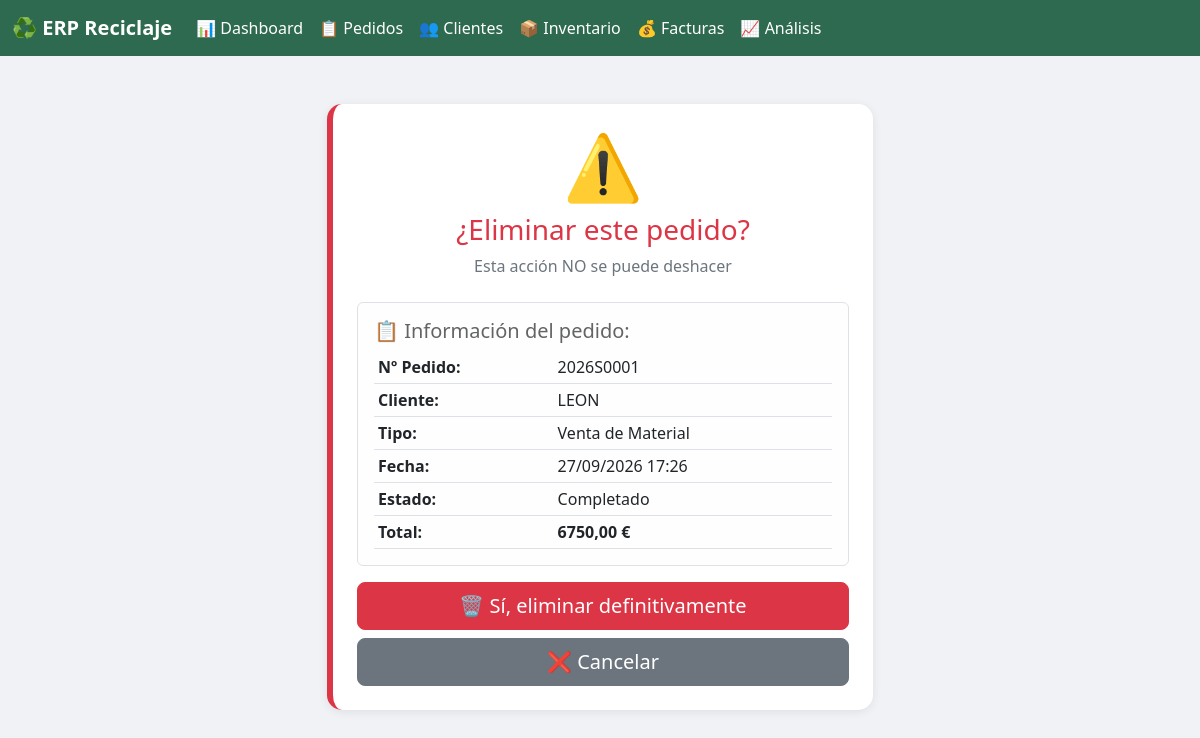
The app's page /pedidos/2/eliminar/ (signed in) with its own data.
### pedidos/models.py (models this page shows, shortened)
class Pedido(models.Model):
    TIPO_OPERACION = [
        ('VENTA_MAT', 'Venta de Material'),
        ('COMPRA_MAT', 'Compra de Material'),
        ('MAQUILA', 'Maquila'),
    ]
    ESTADO_PEDIDO = [
        ('PREVISION','Previsión (sin material)'),
        ('PENDIENTE', 'Pendiente'),
        ('PROCESANDO', 'Procesando'),
        ('COMPLETADO', 'Completado'),
        ('CANCELADO', 'Cancelado'),
    ]
    INCOTERM_CHOICES = [
        ('', '-- Sin incoterm --'),
        ('EXW', 'EXW - En fábrica'),
        ('FOB', 'FOB - Libre a bordo'),
        ('CIF', 'CIF - Coste, seguro y flete'),
        ('CFR', 'CFR - Coste y flete'),
        ('DAP', 'DAP - Entrega en destino'),
        ('DDP', 'DDP - Entrega con derechos pagados'),
    ]
    numero_pedido = models.CharField(max_length=50, unique=True, blank=True)
    tipo = models.CharField(max_length=20, choices=TIPO_OPERACION, default='VENTA_MAT')
    estado = models.CharField(max_length=20, choices=ESTADO_PEDIDO, default='PREVISION')
    fecha = models.DateTimeField(default=timezone.now)
    cliente = models.ForeignKey(
        Cliente, on_delete=models.PROTECT,
        null=True, blank=True, related_name='pedidos'
    )
    proveedor = models.ForeignKey(
        Proveedor, on_delete=models.PROTECT,
        null=True, blank=True, related_name='pedidos'
    )
    incoterm = models.CharField(
        max_length=10, choices=INCOTERM_CHOICES,
        blank=True, default='', verbose_name="Incoterm"
    )
    pedido_origen = models.ForeignKey(
        'self',
        on_delete=models.SET_NULL,
        null=True, blank=True,
        related_name='pedidos_venta',
        limit_choices_to={'tipo__in': ['COMPRA_MAT']},
        verbose_name="Pedido de compra origen"
    )
    peso_real_tn = models.DecimalField(
        max_digits=12, decimal_places=2,
        null=True, blank=True,
        verbose_name="Peso real en báscula (tn)"
    )
    notas = models.TextField(blank=True)
    @property
    def total_importe(self):
        total = Decimal('0')
        for d in self.detalles.all():
            total += d.subtotal
        return total
    class Meta:
        verbose_name = "Pedido"
        verbose_name_plural = "Pedidos"
        ordering = ['-fecha']

class DetallePedido(models.Model):
    pedido = models.ForeignKey(Pedido, on_delete=models.CASCADE, related_name='detalles')
    material = models.ForeignKey(Material, on_delete=models.PROTECT)
    cantidad = models.DecimalField(max_digits=12, decimal_places=2)
    precio_unitario = models.DecimalField(max_digits=12, decimal_places=2, default=0)
    transporte = models.DecimalField(max_digits=12, decimal_places=2, default=0)
    @property
    def subtotal(self):
        cantidad = Decimal(str(self.cantidad))
        precio = Decimal(str(self.precio_unitario))
        return cantidad * precio
    class Meta:
        verbose_name = "Detalle de pedido"
        verbose_name_plural = "Detalles de pedidos"

### clientes/models.py (models this page shows, shortened)
class Cliente(models.Model):
    TIPO_CLIENTE = [
        ('RECICLAJE', 'Rreciclaje'),
        ('SERVICIOS', 'Servicios (parking, alquiler...)'),
    ]
    ESTADO_CHOICES = [
        ('ACTIVO', 'Activo'),
        ('SEGUIMIENTO', 'En seguimiento'),
        ('EN_PAUSA', 'En pausa'),
        ('DESCARTADO', 'Descartado'),
    ]
    nombre = models.CharField(max_length=200)
    nif = models.CharField(max_length=20, blank=True)
    pais = models.CharField(max_length=100, default='España')
    direccion = models.CharField(max_length=300, blank=True)
    email = models.EmailField(blank=True)
    telefono = models.CharField(max_length=50, blank=True)
    tipo = models.CharField(max_length=20, choices=TIPO_CLIENTE, default='RECICLAJE')
    estado = models.CharField(max_length=20, choices=ESTADO_CHOICES, default='ACTIVO')
    notas = models.TextField(blank=True)
    fecha_registro = models.DateTimeField(auto_now_add=True)
    codigo_nima = models.CharField(max_length=50, blank=True,verbose_name="Código NIMA")
    numero_gestor = models.CharField(max_length=50, blank=True,verbose_name="Nº Gestor de Residuos")
    class Meta:
        verbose_name = "Cliente"
        verbose_name_plural = "Clientes"
        ordering = ['nombre']

### pedidos/views.py (the view)
# urls.py: path('<int:pedido_id>/eliminar/', views.confirmar_eliminar_pedido, name='confirmar_eliminar_pedido'),
@login_required
def confirmar_eliminar_pedido(request, pedido_id):
    pedido = get_object_or_404(Pedido, id=pedido_id)
    context = {'pedido': pedido}
    return render(request, 'pedidos/confirmar_eliminar.html', context)

### pedidos/templates/pedidos/confirmar_eliminar.html (shortened to what this page needs)
<!DOCTYPE html>
<html lang="es">
<head>
    <link href="https://cdn.jsdelivr.net/npm/bootstrap@5.2.3/dist/css/bootstrap.min.css" rel="stylesheet">
</head>
<body>
    <nav class="navbar navbar-expand-lg navbar-custom">
        <div class="container-fluid">
            <a class="navbar-brand text-white fw-bold" href="/">♻️ ERP Reciclaje</a>
            <div class="collapse navbar-collapse">
                <ul class="navbar-nav me-auto">
                    <li class="nav-item"><a class="nav-link" href="/">📊 Dashboard</a></li>
                    <li class="nav-item"><a class="nav-link active" href="/pedidos/">📋 Pedidos</a></li>
                    <li class="nav-item"><a class="nav-link" href="/clientes/">👥 Clientes</a></li>
                    <li class="nav-item"><a class="nav-link" href="/inventario/">📦 Inventario</a></li>
                    <li class="nav-item"><a class="nav-link" href="/finanzas/">💰 Facturas</a></li>
                    <li class="nav-item"><a class="nav-link" href="/analisis/">📈 Análisis</a></li>
                </ul>
            </div>
        </div>
    </nav>
    <div class="container mt-5">
        <div class="row justify-content-center">
            <div class="col-md-6">
                <div class="card card-custom card-peligro">
                    <div class="card-body p-4">
                        <div class="text-center mb-4">
                            <h1 style="font-size: 4rem;">⚠️</h1>
                            <h3 class="text-danger">¿Eliminar este pedido?</h3>
                            <p class="text-muted">Esta acción NO se puede deshacer</p>
                        </div>
                        <div class="alert alert-light border">
                            <h5>📋 Información del pedido:</h5>
                            <table class="table table-sm mb-0">
                                <tr>
                                    <td><strong>Nº Pedido:</strong></td>
                                    <td>{{ pedido.numero_pedido }}</td>
                                </tr>
                                <tr>
                                    <td><strong>Cliente:</strong></td>
                                    <td>{{ pedido.cliente.nombre }}</td>
                                </tr>
                                <tr>
                                    <td><strong>Tipo:</strong></td>
                                    <td>{{ pedido.get_tipo_display }}</td>
                                </tr>
                                <tr>
                                    <td><strong>Fecha:</strong></td>
                                    <td>{{ pedido.fecha|date:"d/m/Y H:i" }}</td>
                                </tr>
                                <tr>
                                    <td><strong>Estado:</strong></td>
                                    <td>{{ pedido.get_estado_display }}</td>
                                </tr>
                                <tr>
                                    <td><strong>Total:</strong></td>
                                    <td><strong>{{ pedido.total_importe|floatformat:2 }} €</strong></td>
                                </tr>
                            </table>
                        </div>
                        <form method="POST" action="{% url 'eliminar_pedido' pedido.id %}">
                            <div class="d-grid gap-2">
                                <button type="submit" class="btn btn-danger btn-lg">
                                    🗑️ Sí, eliminar definitivamente
                                </button>
                                <a href="{% url 'lista_pedidos' %}" class="btn btn-secondary btn-lg">
                                    ❌ Cancelar
                                </a>
                            </div>
                        </form>
                    </div>
                </div>
            </div>
        </div>
    </div>
</body>
</html>

### pedidos/templates/pedidos/confirmar_eliminar.html (style rules this page uses)
body { background: #f0f2f5; }
.navbar-custom { background: #2d6a4f; }
.navbar-custom .nav-link { color: white !important; }
.card-custom { border-radius: 15px; box-shadow: 0 2px 10px rgba(0,0,0,0.08); border: none; }
.card-peligro { border-left: 6px solid #dc3545; }

### records on screen
Pedido: numero_pedido "2026S0001", cliente.nombre "LEON", tipo "Venta de Material", fecha "27/09/2026 17:26", estado "Completado", total_importe "6750,00"
